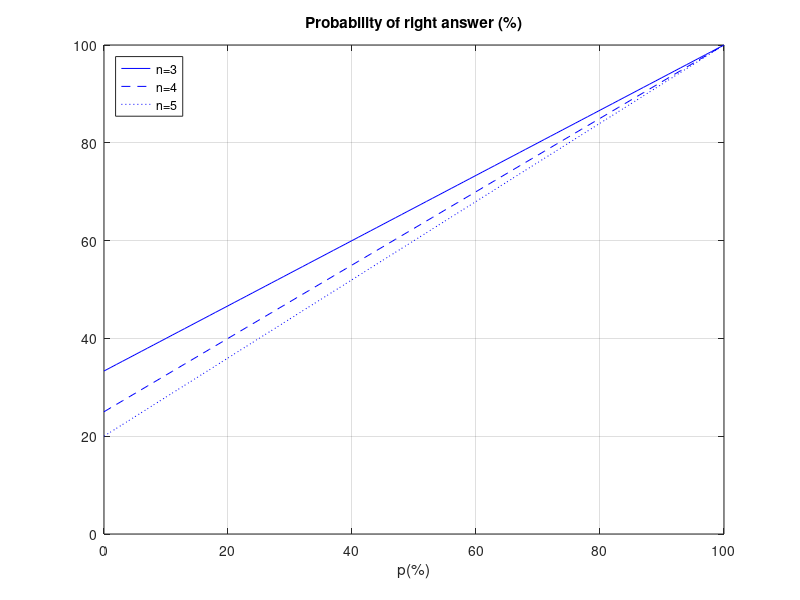
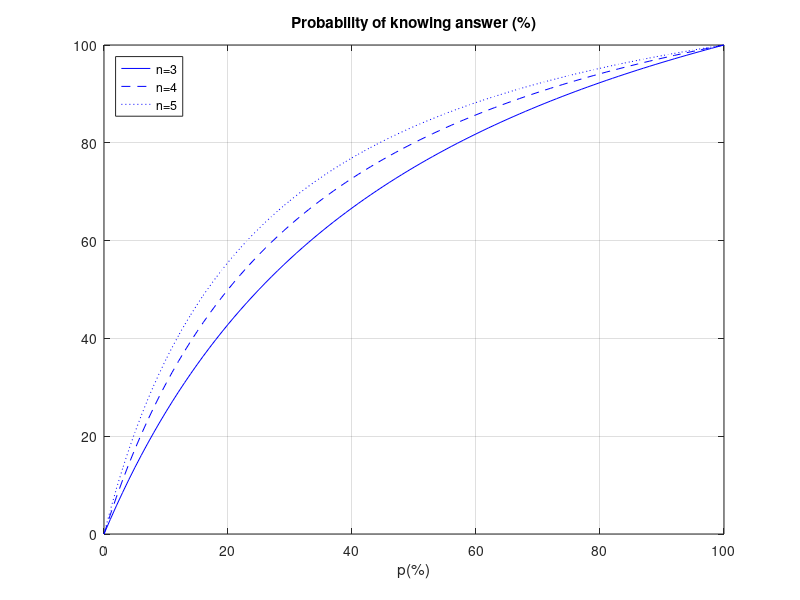

These charts were generated, in order, by the following MATLAB code:
% Exercise: Consider a multiple choice test such that each question has n 
% possible answers and only one is correct. Assume that the student has 
% studied a percentage p (with 0% ≤ p ≤ 100%) of the test content. 
% When a question addresses the content the student has studied, he selects
% the right answer with 100% of probability. Otherwise, he selects randomly
% one of the n answers with a uniform distribution.

% 1.a : When p = 60% and n = 4, determine the probability of the student to
% select the right answer. Answer = 70%
n = 4;
p = 0.6;
ya = p + (1 - p) / n

% 1.b: When p = 70% and n = 5, determine the probability of the student to known the
% answer when he selects the right answer. Answer: 92.1%
n = 5;
p = 0.7;
yb = p * n /(1 + (n - 1) *  p)

% 1.c:Draw a plot with the same look as the answer below of the probability of the student to
% select the right answer as a function of the probability p (consider n = 3, 4 and 5).
% vetor x
p = linspace(0,1,101);
% vetores y
n=3;
y1 = p + (1 - p) / n;
n=4;
y2 = p + (1 - p) / n;
n=5;
y3 = p + (1 - p) / n;
% construção gráfico
figure(1)
% vetores
plot(p*100,y1*100,'b',p*100,y2*100,'b--',p*100,y3*100,'b:')
%legenda
legend('n=3', 'n=4', 'n=5','location', 'NorthWest')
%titulo
title("Probability of right answer (%)")
% label x
xlabel("p(%)")
% label y
ylabel("")
% valores limites dos vetores
axis([0 100 0 100])
% grelha on
grid on

% 1.d: Draw a plot with the same look as the answer below of the probability of the student to
% know the answer when he selects the right answer as a function of the probability p
% (consider n = 3, 4 and 5).

p = linspace(0,1,101);
n=3;
% uso do ponto para 
y4 = p * n ./(1 + (n - 1) *  p);
n=4;
y5 = p * n ./(1 + (n - 1) *  p);
n=5;
y6 = p * n ./(1 + (n - 1) *  p);

figure(2)
plot(p*100,y4*100,'b',p*100,y5*100,'b--',p*100,y6*100,'b:')
legend('n=3', 'n=4', 'n=5', 'location', 'NorthWest')
title("Probability of knowing answer (%)")
xlabel("p(%)")
ylabel("")
axis([0 100 0 100])
grid on

